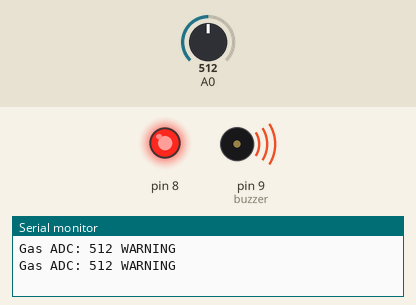
Simulated run of this sketch. Board: Arduino Uno, built with avr-gcc and run on an emulated ATmega328P. Parts: output pins drawn as LEDs (lit = HIGH), buzzer (waves = sounding), the last lines printed to the serial monitor. Inputs (shaded band) come from the test bench; at power-on: A0 = 512.

Above: at 1.8 s.
1.9 s: A0 set to 416
3.4 s: A0 set to 383
At 5.2 s:
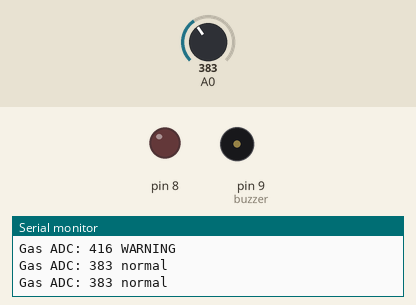
5.5 s: A0 set to 410
At 6.8 s:
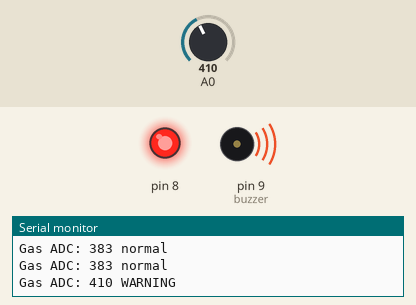
7.5 s: A0 set to 390
At 8.3 s:
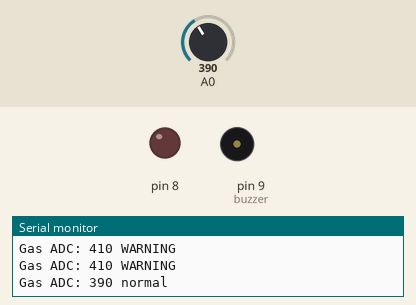
Timing chart, 0 to 10.5 s (numbered marks = the images above; inputs shaded):
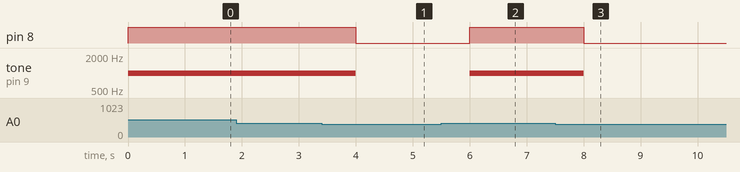

The sketch:

sketch.ino
```cpp
// MQ2 SIMULATOR SUBSTITUTE for specified MQ4 methane sensor.
// Illustrative raw ADC threshold, NOT methane concentration in ppm.
const int threshold=400;
void setup(){pinMode(8,OUTPUT);pinMode(9,OUTPUT);Serial.begin(9600);}
void loop(){
 int gas=analogRead(A0);
 bool high=gas>threshold;
 digitalWrite(8,high?HIGH:LOW);
 if(high)tone(9,1000);else noTone(9);
 Serial.print("Gas ADC: ");Serial.print(gas);Serial.println(high?" WARNING":" normal");
 delay(1000);
}
```

Measured:
- the behaviour switches between 401 and 400 on A0 (found by bisection; images 0 and 1)
- after the input at 3.4 s, pin 8: HIGH → LOW after 0.60 s; tone on pin 9 (buzzer): 1000 Hz → silent after 0.60 s
- after the input at 5.5 s, pin 8: LOW → HIGH after 0.50 s; tone on pin 9 (buzzer): silent → 1000 Hz after 0.50 s
- after the input at 7.5 s, pin 8: HIGH → LOW after 0.50 s; tone on pin 9 (buzzer): 1000 Hz → silent after 0.50 s
